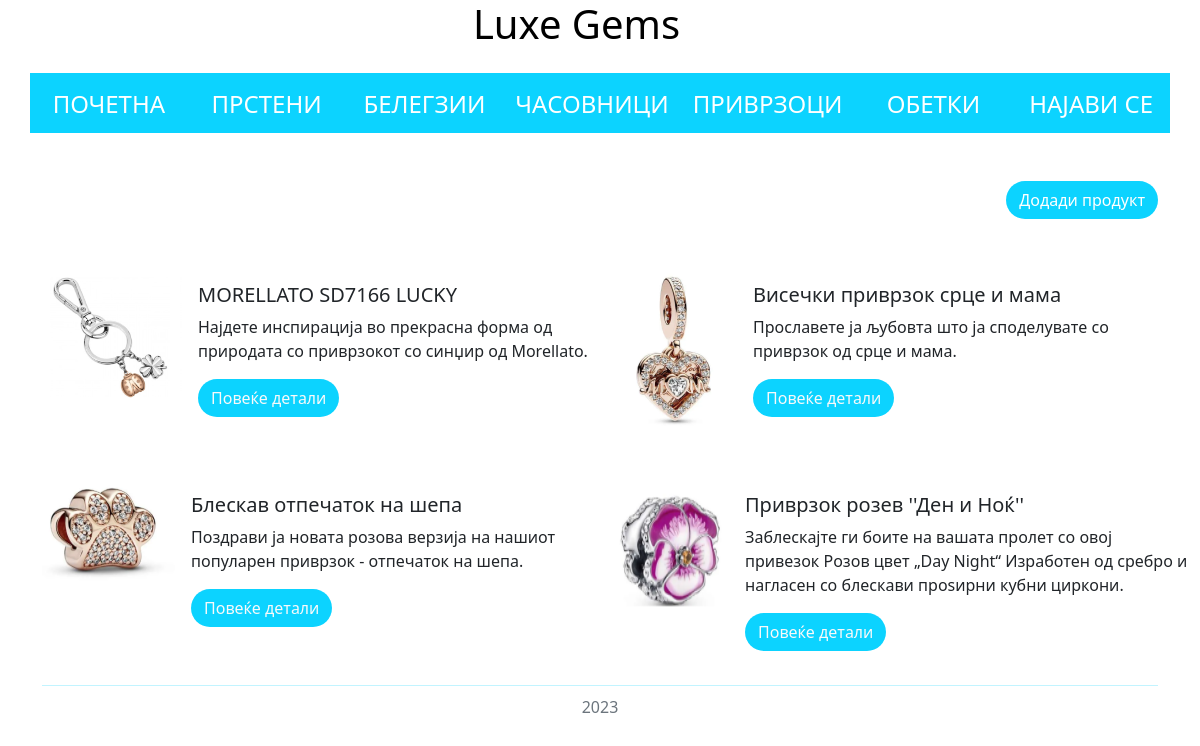
Page /charms/ on the committed database.
### LuxeGems/models.py (models this page shows, shortened)
class Jewelry(models.Model):
    name = models.CharField(max_length=250)
    description = models.TextField()
    price = models.IntegerField()
    available = models.BooleanField(null=True)
    user = models.ForeignKey(User, on_delete=models.CASCADE, null=True, blank=True)
    image = models.ImageField(upload_to='jewelry/')
    size = models.IntegerField()
    large = models.IntegerField()
    category = models.CharField(max_length=250)

### LuxeGems/views.py (the view)
# urls.py: path('charms/', charms, name="charms"),
def charms(request):
    jewelry = Jewelry.objects.filter(category="Приврзок").all()
    context = {"jewelry": jewelry}
    return render(request, "charms.html", context=context)

### LuxeGems/templates/charms.html (shortened to what this page needs)
<!DOCTYPE html>
<html lang="en">
<head>
    <link href="https://cdn.jsdelivr.net/npm/bootstrap@5.3.0/dist/css/bootstrap.min.css" rel="stylesheet"
>
</head>
<body>
<div class="container">
    <div class="row">
        <div class="col-11">
            <a href="{% url 'home' %}" style="text-decoration: none; color: black;">
                <h1 class="text-center ms-5">Luxe Gems</h1>
            </a>
        </div>
        <div class="col-1">
            <a href="{% url 'card' %}" title="cart">
                <div class="slika"></div>
            </a>
        </div>
    </div>
</div>
<div class="container" id="manuContainer">
    <div class="row">
        <div class="col">
            <a href="{% url 'home' %}" style="text-decoration: none; color: white">
                <h4 class="menuItem">ПОЧЕТНА</h4>
            </a>
        </div>
        <div class="col">
            <a href="{% url 'rings' %}" style="text-decoration: none; color: white">
                <h4 class="menuItem">ПРСТЕНИ</h4>
            </a>
        </div>
        <div class="col">
            <a href="{% url 'bracelets' %}" style="text-decoration: none; color: white">
                <h4 class="menuItem">БЕЛЕГЗИИ</h4>
            </a>
        </div>
        <div class="col">
            <a href="{% url 'watches' %}" style="text-decoration: none; color: white">
                <h4 class="menuItem">ЧАСОВНИЦИ</h4>
            </a>
        </div>
        <div class="col">
            <a href="{% url 'charms' %}" style="text-decoration: none; color: white">
                <h4 class="menuItem">ПРИВРЗОЦИ</h4>
            </a>
        </div>
        <div class="col">
            <a href="{% url 'earrings' %}" style="text-decoration: none; color: white">
                <h4 class="menuItem">ОБЕТКИ</h4>
            </a>
        </div>
        <div class="col">
            <a href="{% url 'login' %}" style="text-decoration: none; color: white">
                <h4 class="menuItem">НАЈАВИ СЕ</h4>
            </a>
        </div>
    </div>
</div>
<div class="container mt-5 mb-5">
    <div class="row">
        <div class="col d-flex flex-row-reverse">
            <a href="{% url 'add' %}" class="btn rounded-5" style="text-decoration: none; color: white; background-color:  #0cd3ff">Додади продукт</a>
        </div>
    </div>
</div>
<div class="container mt-3 border-0">
    <div class="row">
        {% for item in jewelry %}
            <div class="col-6">
                <div class="card flex-row border-0" style="width: 37rem;">
                    <img src="{{ MEDIA_URL }}{{ item.image.url }}"
                         class="card-img-left example-card-img-responsive mb-5" alt="...">
                    <div class="card-body">
                        <h5 class="card-title">{{ item.name }}</h5>
                        <p class="card-text">{{ item.description }}</p>
                        <a href="{% url 'detail' item.id %}" style="background-color: #0cd3ff; "
                           class="btn rounded-5 text-light">Повеќе детали</a>
                    </div>
                </div>
            </div>
        {% endfor %}
    </div>
</div>
<div class="container" style="margin-top: 2px">
    <div class="row">
        <div class="col">
            <footer>
                <hr style="color: #0cd3ff;">
                <div style="margin-top: -7px; text-align: center; justify-content: center;" class="text-secondary">2023</div>
            </footer>
        </div>
    </div>
</div>
</body>
</html>

### LuxeGems/templates/charms.html (style rules this page uses)
.slika { background: url("https://static.thenounproject.com/png/3662808-200.png") center no-repeat; background-size: cover; margin-top: 11px; height: 30px; width: 30px; }
#manuContainer { background-color: #0cd3ff; height: 60px; text-align: center; margin-top: 17px; }
.menuItem { padding-top: 17px !important; }

### rows in the picture
Jewelry: image (picture), name "MORELLATO SD7166 LUCKY", description "Најдете инспирација во прекрасна форма од природата со приврзокот со синџир од Morellato."
Jewelry: image (picture), name "Висечки приврзок срце и мама", description "Прославете ја љубовта што ја споделувате со приврзок од срце и мама."
Jewelry: image (picture), name "Блескав отпечаток на шепа", description "Поздрави ја новата розова верзија на нашиот популарен приврзок - отпечаток на шепа."
Jewelry: image (picture), name "Приврзок розев ''Ден и Ноќ''", description "Заблескајте ги боите на вашата пролет со овој привезок Розов цвет „Day Night“ Изработен од сребро и нагласен со блескави проѕирни кубни циркони."
